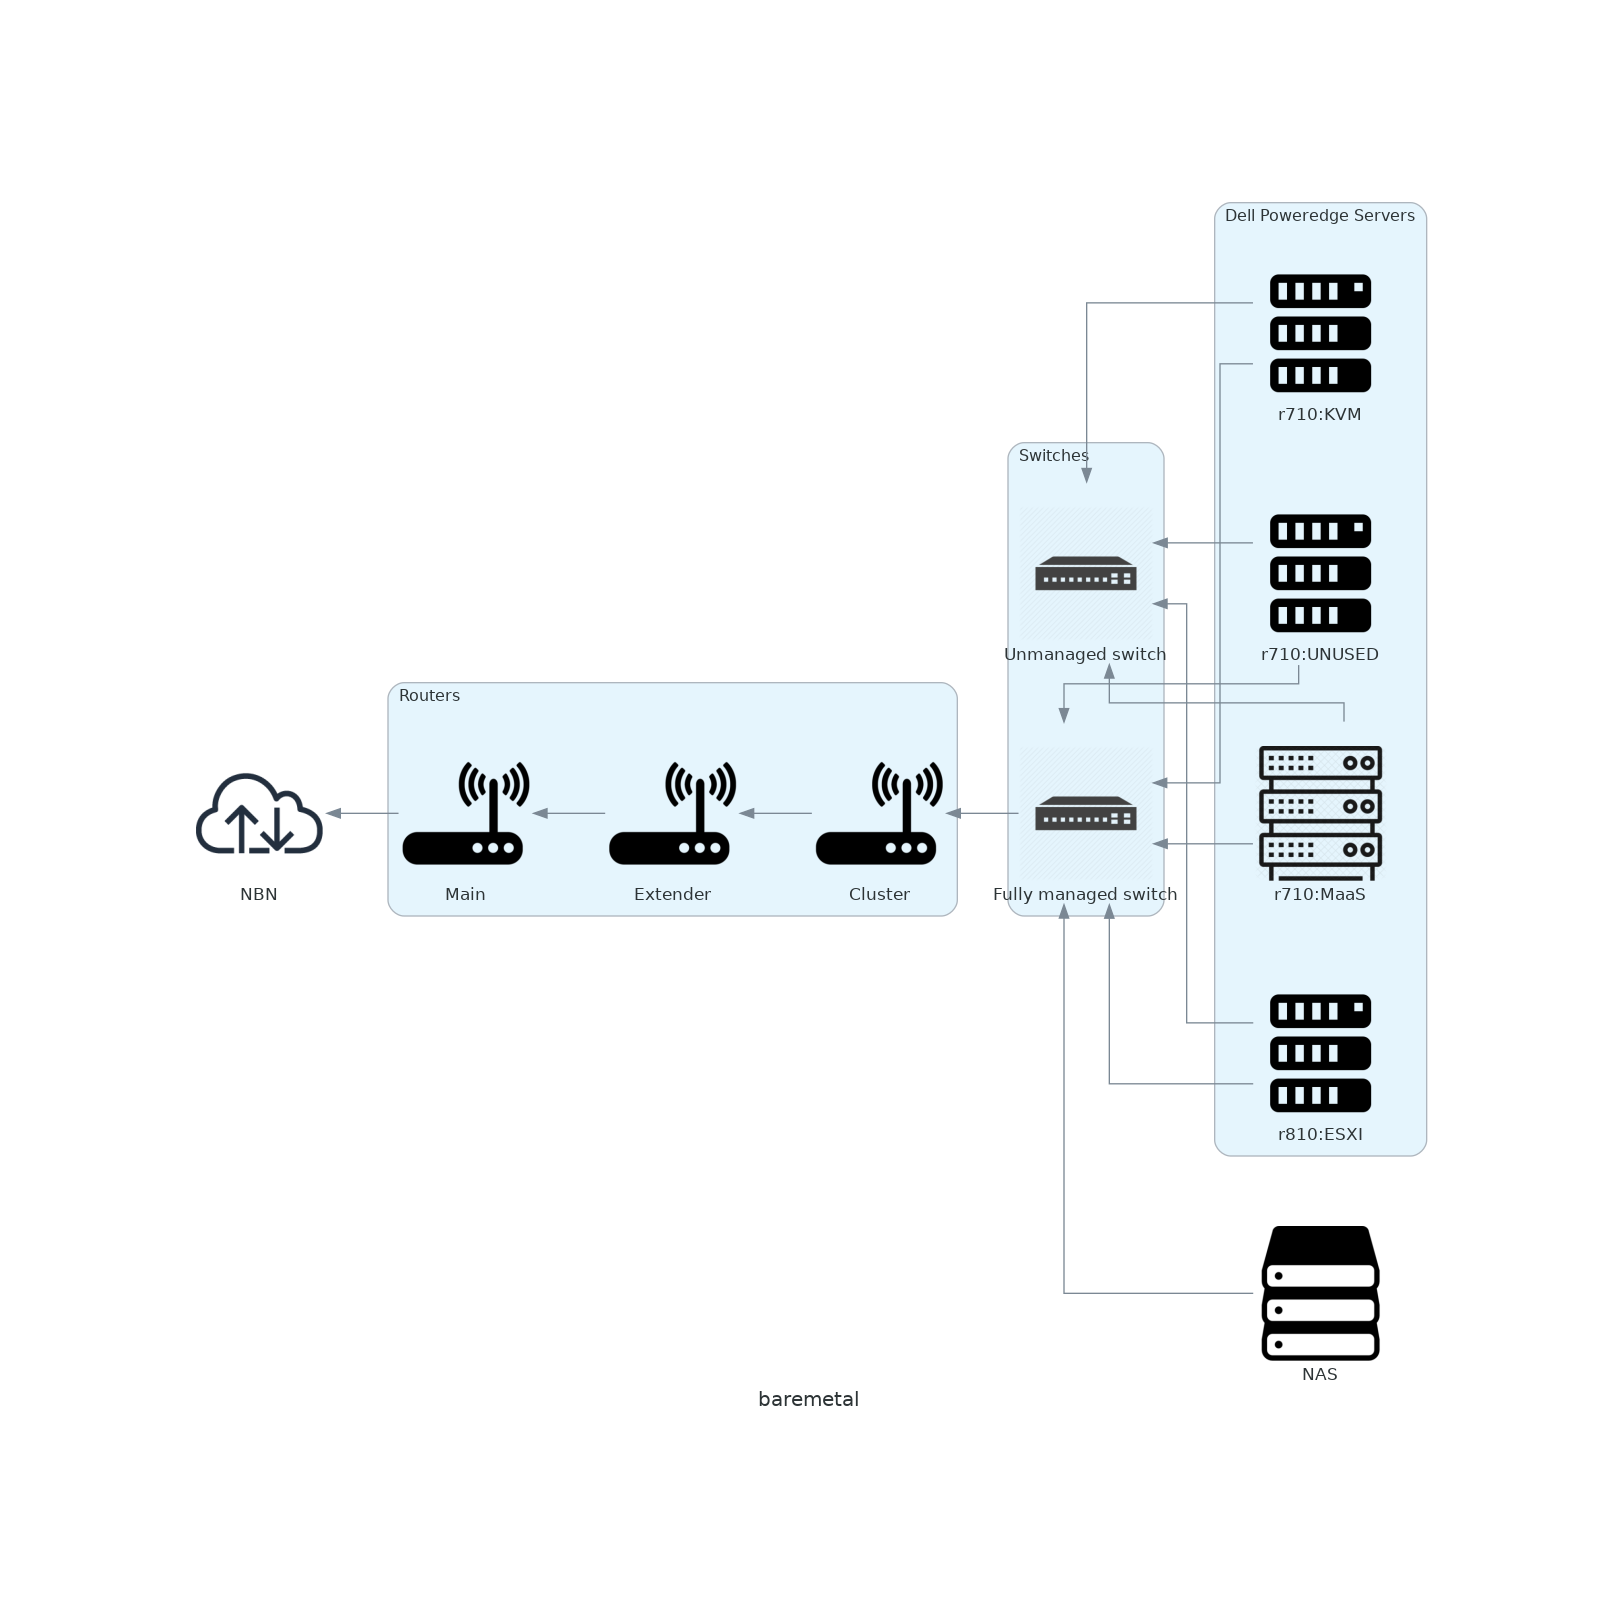

Here is the Python script that generated this plot:
from diagrams import Cluster, Diagram
from diagrams.generic.compute import Rack
from diagrams.onprem.network import Internet
from diagrams.generic.network import Router
from diagrams.generic.network import Switch
from diagrams.onprem.compute import Server
from diagrams.generic.storage import Storage


with Diagram("baremetal", show=False):
    nbn = Internet("NBN")
    with Cluster("Routers"):
        routers = [
            Router("Main"),
            Router("Extender"),
            Router("Cluster")
        ]
        routers[0] << routers[1] << routers[2]

    with Cluster("Switches"):
        switches = [
            Switch("Fully managed switch"),
            Switch("Unmanaged switch")
        ]

    with Cluster("Dell Poweredge Servers"):
        nodes = [
            Rack("r710:MaaS"),
            Server("r810:ESXI"),
            Server("r710:KVM"),
            Server("r710:UNUSED")
        ]
    nas = Storage("NAS")

    routers[2] << switches[0]
    switches[0] << nas
    switches[0] << nodes
    switches[1] << nodes

    nbn << routers[0]
